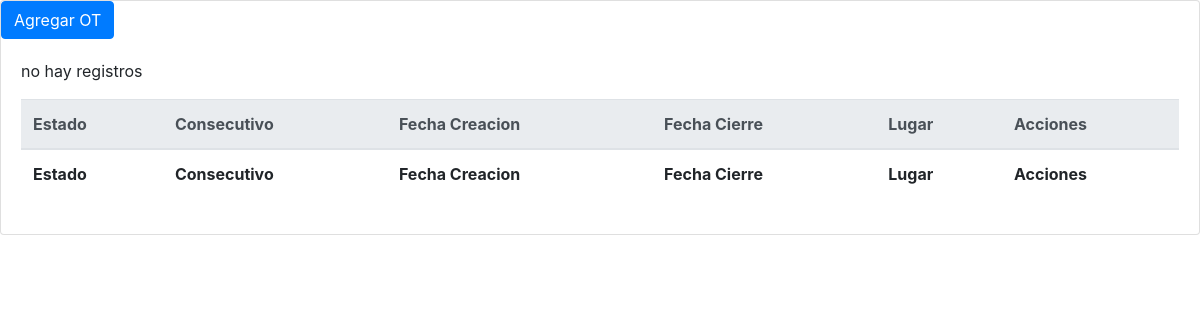
The page /ordenesdetrabajo/ on the database as committed earlier.
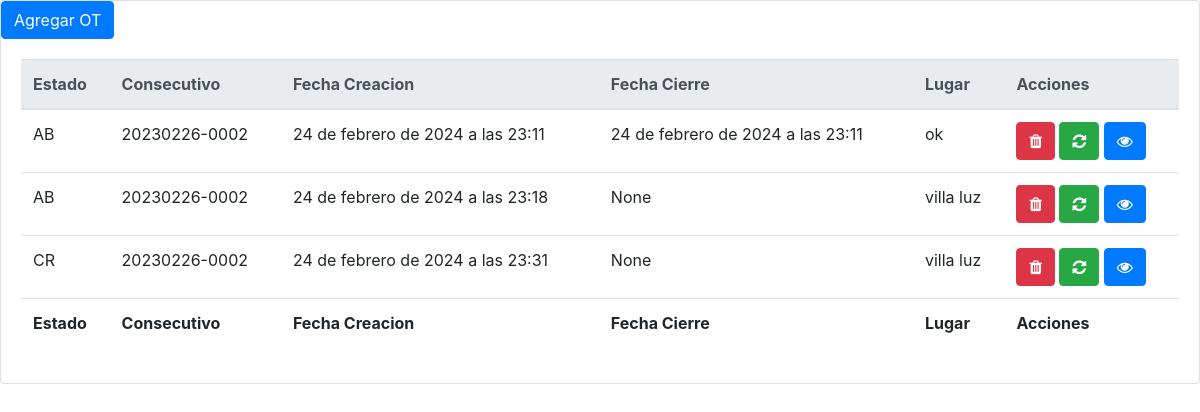
The same page on the database as committed later.
### mantenimiento/models.py (models this page shows, shortened)
class OrdenDeTrabajo(models.Model):
    nombre = models.CharField(max_length=200, blank=True, null=True)
    consecutivo = models.CharField(max_length=200)
    estado = models.CharField(max_length=10, choices=EstadoEnum.choices)
    creado_por = models.ForeignKey(settings.AUTH_USER_MODEL, related_name='+', on_delete=models.CASCADE)
    fecha_creacion=models.DateTimeField(auto_now_add=True)
    fecha_cierre=models.DateTimeField(blank=True, null=True)
    herramienta=models.ManyToManyField(Herramienta, blank=True, null=True)
    lugar = models.CharField(max_length=200,  blank=True, null=True)
    class Meta:
        verbose_name='orden de trabajo'
        verbose_name_plural='ordenes de trabajo'

### mantenimiento/views.py (the view)
# urls.py: path('ordenesdetrabajo/', views.listarOrdenesDeTrabajoView.as_view(), name='ordenesdetrabajo'),
class listarOrdenesDeTrabajoView(generic.ListView):
    model=m.OrdenDeTrabajo
    template_name='list_ot.html'

### mantenimiento/templates/list_ot.html (shortened to what this page needs)
<!DOCTYPE html>
<html>
  <head>
    <link rel="stylesheet" href="https://cdn.jsdelivr.net/npm/bootstrap@4.0.0/dist/css/bootstrap.min.css">
    <link href="https://nightly.datatables.net/css/jquery.dataTables.css" rel="stylesheet" type="text/css" />
    <link rel="stylesheet" href="https://cdnjs.cloudflare.com/ajax/libs/font-awesome/4.7.0/css/font-awesome.min.css">
  </head>
  <body>
    <div class="card">
      <div>
        <a class="btn btn-primary" href="{% url 'mantenimiento:add_ordendetrabajo_view' %}">Agregar OT</a>
      </div>
      <div class="card-body">
        <table id="example" class="display table" cellspacing="0" width="100%">
          <thead class="thead-light">
            <tr>
              <th>Estado</th>
              <th>Consecutivo</th>
              <th>Fecha Creacion</th>
              <th>Fecha Cierre</th>
              <th>Lugar</th>
              <th>Acciones</th>
            </tr>
          </thead>
          <tfoot>
            <tr>
              <th>Estado</th>
              <th>Consecutivo</th>
              <th>Fecha Creacion</th>
              <th>Fecha Cierre</th>
              <th>Lugar</th>
              <th>Acciones</th>
            </tr>
          </tfoot>
          <tbody>
            {% if object_list %}
                  {% for orden in object_list %}
                      <tr>
                        <td>{{orden.estado}}</td>
                        <td>{{orden.consecutivo}}</td>
                        <td>{{orden.fecha_creacion}}</td>
                        <td>{{orden.fecha_cierre}}</td>
                        <td>{{orden.lugar}}</td>
                        <td>
                          <a class="btn btn-danger"  href="{% url 'mantenimiento:delete_ordendetrabajo_view' orden.id %}"><i class="fa fa-trash"></i></a>
                          <a class="btn btn-success"  href="{% url 'mantenimiento:update_ordendetrabajo_view' orden.id %}"><i class="fa fa-refresh"></i></a>
                          <a class="btn btn-primary"  href=""><i class="fa fa-eye"></i></a>
                        </td>
                      </tr>
                  {% endfor %}
                  {% else %}
                      <p> no hay registros</p>
                  {% endif %}
          </tbody>
        </table>
      </div>
  </div>
  </body>
</html>

Rows that differ between the two databases and show on the page:
added OrdenDeTrabajo: estado "AB", consecutivo "20230226-0002", fecha_creacion "24 de febrero de 2024 a las 23:11", fecha_cierre "24 de febrero de 2024 a las 23:11", lugar "ok"
added OrdenDeTrabajo: estado "AB", consecutivo "20230226-0002", fecha_creacion "24 de febrero de 2024 a las 23:18", fecha_cierre "None", lugar "villa luz"
added OrdenDeTrabajo: estado "CR", consecutivo "20230226-0002", fecha_creacion "24 de febrero de 2024 a las 23:31", fecha_cierre "None", lugar "villa luz"
Other text that changed with them:
text no longer shown: "no hay registros"
